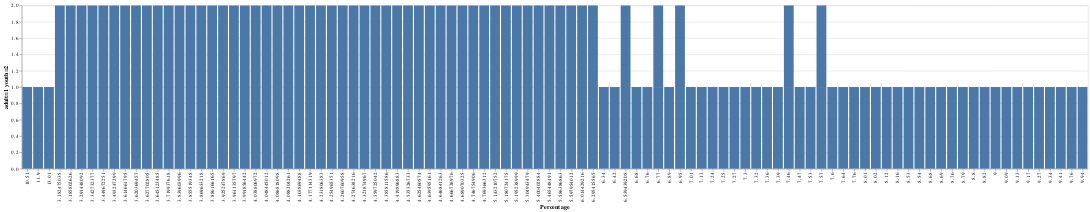

Source (notebook cell):
### Code cell
#bar chart
alt.Chart(input1).mark_bar().encode(
    x='Percentage',
    y='adult=1 youth=2'
)

### Figure 1 — Vega-Lite specification as saved in the notebook (floating-point values rounded to 4 significant figures)
{"config": {"view": {"continuousWidth": 400, "continuousHeight": 300}}, "data": {"name": "data-16db6878e0e553bd9525c5d362d36449"}, "mark": "bar", "encoding": {"x": {"type": "nominal", "field": "Percentage"}, "y": {"type": "quantitative", "field": "adult=1 youth=2"}}, "$schema": "https://vega.github.io/schema/vega-lite/v4.8.1.json", "datasets": {"data-16db6878e0e553bd9525c5d362d36449": [{"State": "Alabama ", "Percentage": "7.46", "adult=1 youth=2": 1, "adult percentage": 7.46, "youth percentage": 3.961}, {"State": "Alaska ", "Percentage": "9.76", "adult=1 youth=2": 1, "adult percentage": 9.76, "youth percentage": 6.539}, {"State": "Arizona ", "Percentage": "7.36", "adult=1 youth=2": 1, "adult percentage": 7.36, "youth percentage": 4.769}, {"State": "Arkansas ", "Percentage": "8.02", "adult=1 youth=2": 1, "adult percentage": 8.02, "youth percentage": 4.104}, {"State": "California ", "Percentage": "8.12", "adult=1 youth=2": 1, "adult percentage": 8.12, "youth percentage": 4.625}, {"State": "Colorado ", "Percentage": "11.9", "adult=1 youth=2": 1, "adult percentage": 11.9, "youth percentage": 5.598}, {"State": "Connecticut ", "Percentage": "8.82", "adult=1 youth=2": 1, "adult percentage": 8.82, "youth percentage": 4.64}, {"State": "Delaware ", "Percentage": "8.76", "adult=1 youth=2": 1, "adult percentage": 8.76, "youth percentage": 4.322}, {"State": "District of Columbia ", "Percentage": "13.01", "adult=1 youth=2": 1, "adult percentage": 13.01, "youth percentage": 5.143}, {"State": "Florida ", "Percentage": "6.68", "adult=1 youth=2": 1, "adult percentage": 6.68, "youth percentage": 4.535}, {"State": "Georgia ", "Percentage": "6.77", "adult=1 youth=2": 1, "adult percentage": 6.77, "youth percentage": 3.182}, {"State": "Hawaii ", "Percentage": "7.13", "adult=1 youth=2": 1, "adult percentage": 7.13, "youth percentage": 3.925}, {"State": "Idaho ", "Percentage": "7.76", "adult=1 youth=2": 1, "adult percentage": 7.76, "youth percentage": 4.647}, {"State": "Illinois ", "Percentage": "8.16", "adult=1 youth=2": 1, "adult percentage": 8.16, "youth percentage": 4.667}, {"State": "Indiana ", "Percentage": "7.39", "adult=1 youth=2": 1, "adult percentage": 7.39, "youth percentage": 3.291}, {"State": "Iowa ", "Percentage": "9.13", "adult=1 youth=2": 1, "adult percentage": 9.13, "youth percentage": 4.177}, {"State": "Kansas ", "Percentage": "7.27", "adult=1 youth=2": 1, "adult percentage": 7.27, "youth percentage": 4.088}, {"State": "Kentucky ", "Percentage": "7.46", "adult=1 youth=2": 1, "adult percentage": 7.46, "youth percentage": 3.62}, {"State": "Louisiana ", "Percentage": "8.69", "adult=1 youth=2": 1, "adult percentage": 8.69, "youth percentage": 3.886}, {"State": "Maine ", "Percentage": "9.27", "adult=1 youth=2": 1, "adult percentage": 9.27, "youth percentage": 4.747}, {"State": "Maryland ", "Percentage": "6.89", "adult=1 youth=2": 1, "adult percentage": 6.89, "youth percentage": 3.45}, {"State": "Massachusetts ", "Percentage": "9.34", "adult=1 youth=2": 1, "adult percentage": 9.34, "youth percentage": 4.261}, {"State": "Michigan ", "Percentage": "7.47", "adult=1 youth=2": 1, "adult percentage": 7.47, "youth percentage": 3.87}, {"State": "Minnesota ", "Percentage": "7.24", "adult=1 youth=2": 1, "adult percentage": 7.24, "youth percentage": 4.275}, {"State": "Mississippi ", "Percentage": "6.77", "adult=1 youth=2": 1, "adult percentage": 6.77, "youth percentage": 3.493}, {"State": "Missouri ", "Percentage": "7.57", "adult=1 youth=2": 1, "adult percentage": 7.57, "youth percentage": 3.72}, {"State": "Montana ", "Percentage": "9.41", "adult=1 youth=2": 1, "adult percentage": 9.41, "youth percentage": 6.295}, {"State": "Nebraska ", "Percentage": "8.01", "adult=1 youth=2": 1, "adult percentage": 8.01, "youth percentage": 4.048}, {"State": "Nevada ", "Percentage": "9", "adult=1 youth=2": 1, "adult percentage": 9.0, "youth percentage": 5.195}, {"State": "New Hampshire ", "Percentage": "9.09", "adult=1 youth=2": 1, "adult percentage": 9.09, "youth percentage": 4.255}, {"State": "New Jersey ", "Percentage": "7.01", "adult=1 youth=2": 1, "adult percentage": 7.01, "youth percentage": 3.343}, {"State": "New Mexico ", "Percentage": "7.53", "adult=1 youth=2": 1, "adult percentage": 7.53, "youth percentage": 6.014}, {"State": "New York ", "Percentage": "7.57", "adult=1 youth=2": 1, "adult percentage": 7.57, "youth percentage": 4.039}, {"State": "North Carolina ", "Percentage": "6.95", "adult=1 youth=2": 1, "adult percentage": 6.95, "youth percentage": 3.628}, {"State": "North Dakota ", "Percentage": "8.79", "adult=1 youth=2": 1, "adult percentage": 8.79, "youth percentage": 4.386}, {"State": "Ohio ", "Percentage": "7.64", "adult=1 youth=2": 1, "adult percentage": 7.64, "youth percentage": 3.992}, {"State": "Oklahoma ", "Percentage": "8.54", "adult=1 youth=2": 1, "adult percentage": 8.54, "youth percentage": 4.36}, {"State": "Oregon ", "Percentage": "9.94", "adult=1 youth=2": 1, "adult percentage": 9.94, "youth percentage": 5.305}, {"State": "Pennsylvania ", "Percentage": "7.3", "adult=1 youth=2": 1, "adult percentage": 7.3, "youth percentage": 3.186}, {"State": "Rhode Island ", "Percentage": "8.8", "adult=1 youth=2": 1, "adult percentage": 8.8, "youth percentage": 4.689}, {"State": "South Carolina ", "Percentage": "7.6", "adult=1 youth=2": 1, "adult percentage": 7.6, "youth percentage": 4.087}, {"State": "South Dakota ", "Percentage": "9.17", "adult=1 youth=2": 1, "adult percentage": 9.17, "youth percentage": 5.586}, {"State": "Tennessee ", "Percentage": "6.95", "adult=1 youth=2": 1, "adult percentage": 6.95, "youth percentage": 3.856}, {"State": "Texas ", "Percentage": "6.34", "adult=1 youth=2": 1, "adult percentage": 6.34, "youth percentage": 3.615}, {"State": "Utah ", "Percentage": "6.42", "adult=1 youth=2": 1, "adult percentage": 6.42, "youth percentage": 3.84}, {"State": "Vermont ", "Percentage": "10.51", "adult=1 youth=2": 1, "adult percentage": 10.51, "youth percentage": 5.465}, {"State": "Virginia ", "Percentage": "7.32", "adult=1 youth=2": 1, "adult percentage": 7.32, "youth percentage": 3.645}, {"State": "Washington ", "Percentage": "8.53", "adult=1 youth=2": 1, "adult percentage": 8.53, "youth percentage": 5.181}, {"State": "West Virginia ", "Percentage": "6.76", "adult=1 youth=2": 1, "adult percentage": 6.76, "youth percentage": 4.42}, {"State": "Wisconsin ", "Percentage": "8.68", "adult=1 youth=2": 1, "adult percentage": 8.68, "youth percentage": 4.232}, {"State": "Wyoming ", "Percentage": "7.25", "adult=1 youth=2": 1, "adult percentage": 7.25, "youth percentage": 5.4}, {"State": "Alabama ", "Percentage": "3.961135797", "adult=1 youth=2": 2, "adult percentage": null, "youth percentage": null}, {"State": "Alaska ", "Percentage": "6.539439208", "adult=1 youth=2": 2, "adult percentage": null, "youth percentage": null}, {"State": "Arizona ", "Percentage": "4.769366312", "adult=1 youth=2": 2, "adult percentage": null, "youth percentage": null}, {"State": "Arkansas ", "Percentage": "4.103869488", "adult=1 youth=2": 2, "adult percentage": null, "youth percentage": null}, {"State": "California ", "Percentage": "4.625460574", "adult=1 youth=2": 2, "adult percentage": null, "youth percentage": null}, {"State": "Colorado ", "Percentage": "5.597954012", "adult=1 youth=2": 2, "adult percentage": null, "youth percentage": null}, {"State": "Connecticut ", "Percentage": "4.639595161", "adult=1 youth=2": 2, "adult percentage": null, "youth percentage": null}, {"State": "Delaware ", "Percentage": "4.321874967", "adult=1 youth=2": 2, "adult percentage": null, "youth percentage": null}, {"State": "District of Columbia ", "Percentage": "5.143210752", "adult=1 youth=2": 2, "adult percentage": null, "youth percentage": null}, {"State": "Florida ", "Percentage": "4.535326733 ", "adult=1 youth=2": 2, "adult percentage": null, "youth percentage": null}, {"State": "Georgia ", "Percentage": "3.182475035", "adult=1 youth=2": 2, "adult percentage": null, "youth percentage": null}, {"State": "Hawaii ", "Percentage": "3.925247869", "adult=1 youth=2": 2, "adult percentage": null, "youth percentage": null}, {"State": "Idaho ", "Percentage": "4.646841263", "adult=1 youth=2": 2, "adult percentage": null, "youth percentage": null}, {"State": "Illinois ", "Percentage": "4.666726976", "adult=1 youth=2": 2, "adult percentage": null, "youth percentage": null}, {"State": "Indiana ", "Percentage": "3.291448092", "adult=1 youth=2": 2, "adult percentage": null, "youth percentage": null}, {"State": "Iowa ", "Percentage": "4.177114319", "adult=1 youth=2": 2, "adult percentage": null, "youth percentage": null}, {"State": "Kansas ", "Percentage": "4.088204261", "adult=1 youth=2": 2, "adult percentage": null, "youth percentage": null}, {"State": "Kentucky ", "Percentage": "3.620369457", "adult=1 youth=2": 2, "adult percentage": null, "youth percentage": null}, {"State": "Louisiana ", "Percentage": "3.886166165", "adult=1 youth=2": 2, "adult percentage": null, "youth percentage": null}, {"State": "Maine ", "Percentage": "4.746754906", "adult=1 youth=2": 2, "adult percentage": null, "youth percentage": null}, {"State": "Maryland ", "Percentage": "3.449672251", "adult=1 youth=2": 2, "adult percentage": null, "youth percentage": null}, {"State": "Massachusetts ", "Percentage": "4.260760958", "adult=1 youth=2": 2, "adult percentage": null, "youth percentage": null}, {"State": "Michigan ", "Percentage": "3.869633218", "adult=1 youth=2": 2, "adult percentage": null, "youth percentage": null}, {"State": "Minnesota ", "Percentage": "4.274638216", "adult=1 youth=2": 2, "adult percentage": null, "youth percentage": null}, {"State": "Mississippi ", "Percentage": "3.493247299 ", "adult=1 youth=2": 2, "adult percentage": null, "youth percentage": null}, {"State": "Missouri ", "Percentage": "3.719937618 ", "adult=1 youth=2": 2, "adult percentage": null, "youth percentage": null}, {"State": "Montana ", "Percentage": "6.295415565", "adult=1 youth=2": 2, "adult percentage": null, "youth percentage": null}, {"State": "Nebraska ", "Percentage": "4.048445012", "adult=1 youth=2": 2, "adult percentage": null, "youth percentage": null}, {"State": "Nevada ", "Percentage": "5.195238999", "adult=1 youth=2": 2, "adult percentage": null, "youth percentage": null}, {"State": "New Hampshire ", "Percentage": "4.254965351", "adult=1 youth=2": 2, "adult percentage": null, "youth percentage": null}, {"State": "New Jersey ", "Percentage": "3.342732377", "adult=1 youth=2": 2, "adult percentage": null, "youth percentage": null}, {"State": "New Mexico ", "Percentage": "6.014429216", "adult=1 youth=2": 2, "adult percentage": null, "youth percentage": null}, {"State": "New York ", "Percentage": "4.038806972", "adult=1 youth=2": 2, "adult percentage": null, "youth percentage": null}, {"State": "North Carolina ", "Percentage": "3.627702805 ", "adult=1 youth=2": 2, "adult percentage": null, "youth percentage": null}, {"State": "North Dakota ", "Percentage": "4.385811586", "adult=1 youth=2": 2, "adult percentage": null, "youth percentage": null}, {"State": "Ohio ", "Percentage": "3.991856442", "adult=1 youth=2": 2, "adult percentage": null, "youth percentage": null}, {"State": "Oklahoma ", "Percentage": "4.359725042", "adult=1 youth=2": 2, "adult percentage": null, "youth percentage": null}, {"State": "Oregon ", "Percentage": "5.304943479", "adult=1 youth=2": 2, "adult percentage": null, "youth percentage": null}, {"State": "Pennsylvania ", "Percentage": "3.185802626", "adult=1 youth=2": 2, "adult percentage": null, "youth percentage": null}, {"State": "Rhode Island ", "Percentage": "4.689070325", "adult=1 youth=2": 2, "adult percentage": null, "youth percentage": null}, {"State": "South Carolina ", "Percentage": "4.086818098", "adult=1 youth=2": 2, "adult percentage": null, "youth percentage": null}, {"State": "South Dakota ", "Percentage": "5.586386863", "adult=1 youth=2": 2, "adult percentage": null, "youth percentage": null}, {"State": "Tennessee ", "Percentage": "3.855519348", "adult=1 youth=2": 2, "adult percentage": null, "youth percentage": null}, {"State": "Texas ", "Percentage": "3.614661795", "adult=1 youth=2": 2, "adult percentage": null, "youth percentage": null}, {"State": "Utah ", "Percentage": "3.839603996", "adult=1 youth=2": 2, "adult percentage": null, "youth percentage": null}, {"State": "Vermont ", "Percentage": "5.465448491", "adult=1 youth=2": 2, "adult percentage": null, "youth percentage": null}, {"State": "Virginia ", "Percentage": "3.645123485", "adult=1 youth=2": 2, "adult percentage": null, "youth percentage": null}, {"State": "Washington ", "Percentage": "5.180724175", "adult=1 youth=2": 2, "adult percentage": null, "youth percentage": null}, {"State": "West Virginia ", "Percentage": "4.419896883", "adult=1 youth=2": 2, "adult percentage": null, "youth percentage": null}, {"State": "Wisconsin ", "Percentage": "4.231806383", "adult=1 youth=2": 2, "adult percentage": null, "youth percentage": null}, {"State": "Wyoming ", "Percentage": "5.400402884", "adult=1 youth=2": 2, "adult percentage": null, "youth percentage": null}]}}
